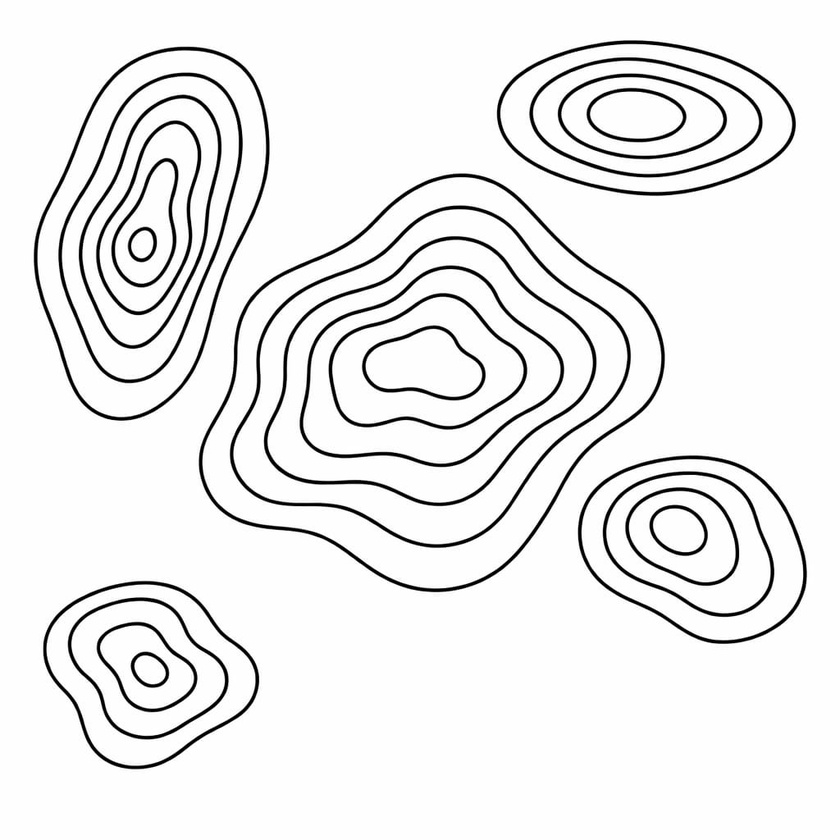
#> input picture exemplos/foto1.jpeg, 840 x 840 px, shrunk from 1024 x 1024 before the run
$ python main.py exemplos/foto1.jpeg
#> lines starting #> are read from the running program, lines starting #| are printed output that depends on the picture; after the words box and inside, x2 and y2 are one past the last pixel; in counts of white or black regions, pixels touching at a corner belong together
import cv2
import numpy as np
import argparse
import matplotlib.pyplot as plt
from stl import mesh

def is_line_dashed(contour, binary_original):
    mask = np.zeros(binary_original.shape, dtype=np.uint8)
    cv2.drawContours(mask, [contour], -1, 255, 1)
    points = np.where(mask == 255)
    line_pixels = binary_original[points]
    if len(line_pixels) == 0: return False
    return (np.count_nonzero(line_pixels) / len(line_pixels)) < 0.7

def image_to_stl(image_path, output_name, elevation_step, base_thickness, smooth, stretch, preview, valley_stretch, simplify):

#> called with image_path = 'exemplos/foto1.jpeg', output_name = 'output.stl', elevation_step = 10, base_thickness = 2, smooth = False, stretch = 1, preview = False, valley_stretch = 3
    img = cv2.imread(image_path)
#> img is the input picture: shape (840, 840, 3); min 0, max 255, mean 237.3
    if img is None: return

    h, w = img.shape[:2]
    gray = cv2.cvtColor(img, cv2.COLOR_BGR2GRAY)

    _, binary = cv2.threshold(gray, 220, 255, cv2.THRESH_BINARY_INV)
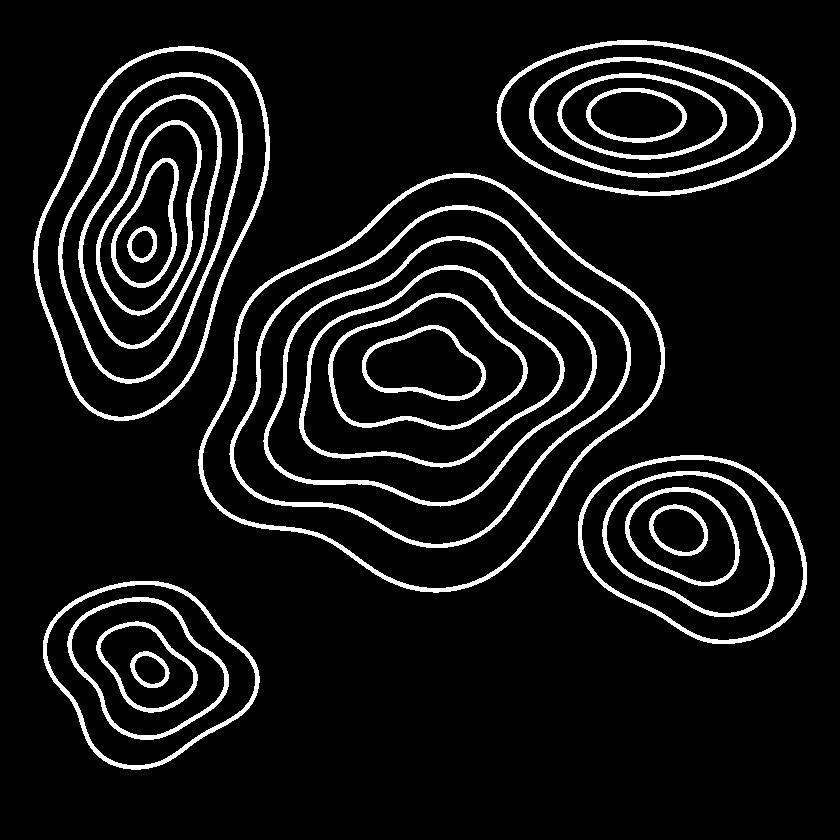
#> binary: shape (840, 840); 8.4% white; 24 white regions, largest, box (x1, y1, x2, y2) and area: (198, 173, 665, 593) 6078, (229, 205, 631, 548) 5093, (33, 46, 270, 421) 4283
    kernel = np.ones((3,3), np.uint8)
    binary_closed = cv2.dilate(binary, kernel, iterations=1)
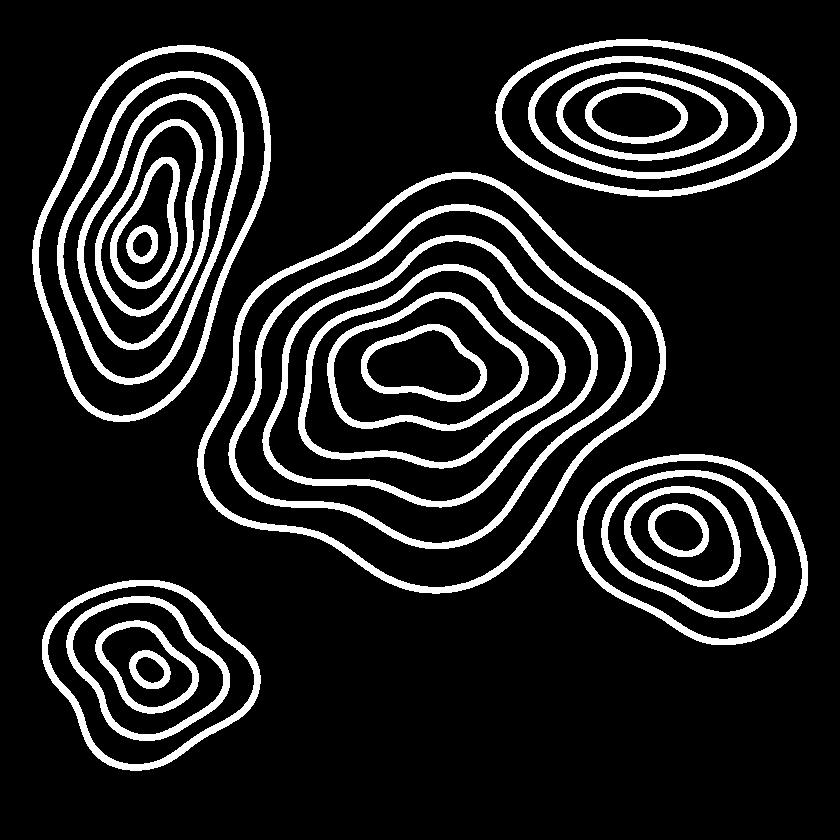
#> binary_closed: shape (840, 840); 13.2% white; 24 white regions

    contours, hierarchy = cv2.findContours(binary_closed, cv2.RETR_TREE, cv2.CHAIN_APPROX_SIMPLE)
#> contours = 48 contours; largest, box (x1, y1, x2, y2) and area: (197, 172, 666, 594) 129456, (203, 178, 661, 588) 121034, (228, 204, 632, 549) 91157, (234, 210, 627, 544) 84102, (32, 45, 271, 422) 62722

    if not contours or hierarchy is None: return

    heightmap = np.zeros((h, w), dtype=np.float32)
    img_area = h * w

    dashed_status = [is_line_dashed(cnt, binary) for cnt in contours]
#> in is_line_dashed, `line_pixels = binary_original[points]`: line_pixels = 556 values from 0 to 0
#> in is_line_dashed (call 38), `cv2.drawContours(mask, [contour], -1, 255, 1)`:
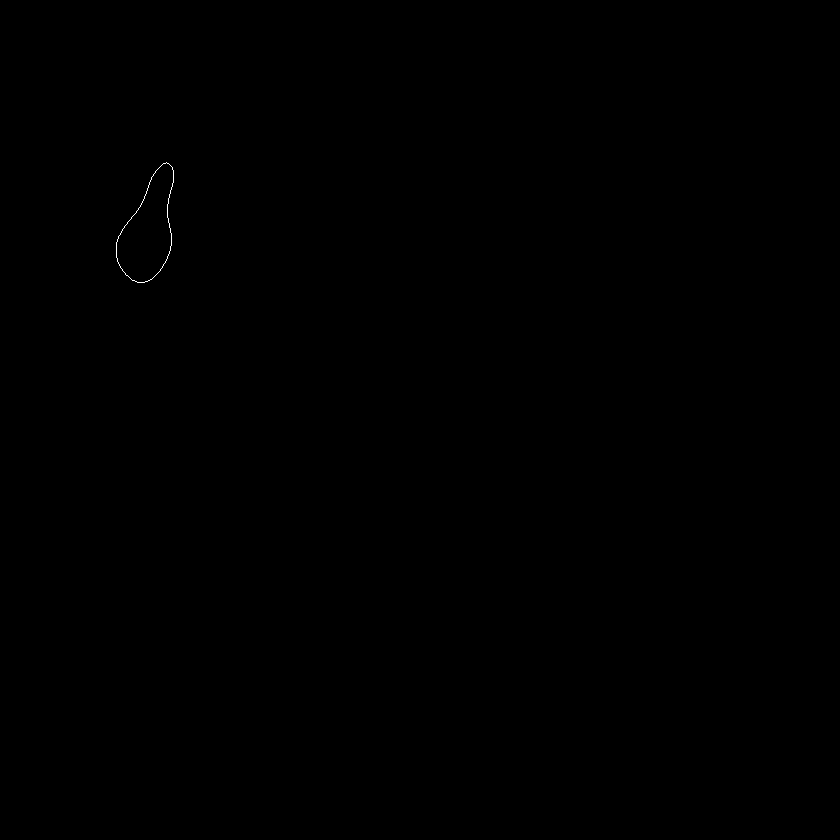
#> mask: shape (840, 840); 0.04% white in thin lines or dots, all inside (x1, y1, x2, y2) = (116, 162, 174, 283)
#> in is_line_dashed (call 38), `points = np.where(mask == 255)`: points = 258 positions, rows 162 to 282, columns 116 to 173
#> in is_line_dashed (call 38), `line_pixels = binary_original[points]`: line_pixels = 258 values from 0 to 0
#> in is_line_dashed (call 39), `cv2.drawContours(mask, [contour], -1, 255, 1)`:
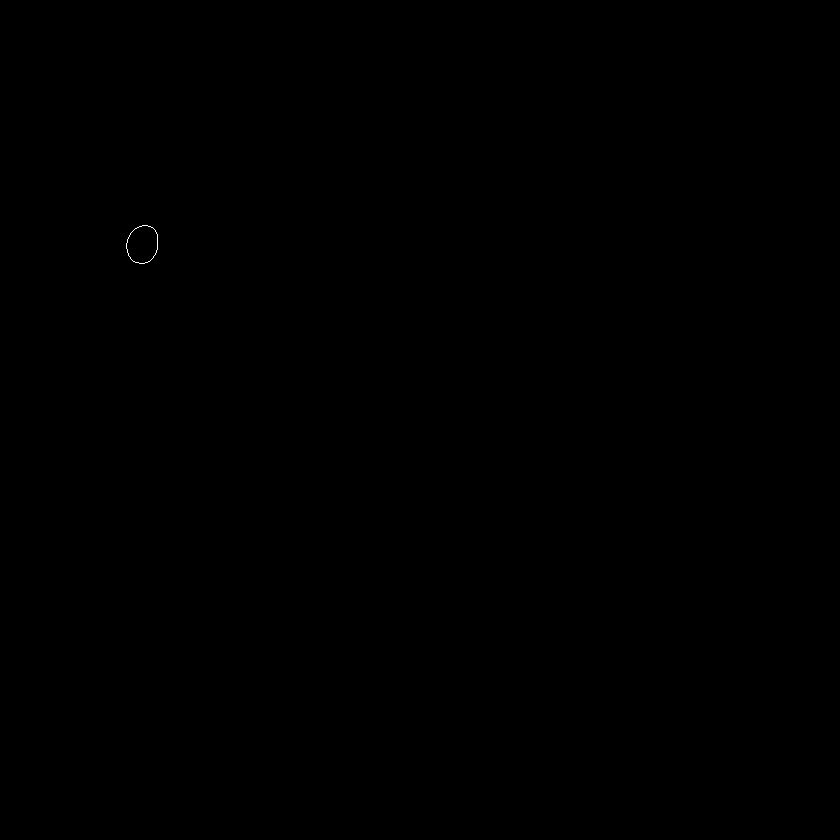
#> mask: shape (840, 840); 0.01% white in thin lines or dots, all inside (x1, y1, x2, y2) = (126, 225, 158, 264)
#> in is_line_dashed (call 39), `points = np.where(mask == 255)`: points = 100 positions, rows 225 to 263, columns 126 to 157
#> in is_line_dashed (call 39), `line_pixels = binary_original[points]`: line_pixels = 100 values from 0 to 0
#> dashed_status = 48 items, first 6: True, True, True, True, True, True

    frame_idx = -1
    for i, cnt in enumerate(contours):
        if cv2.contourArea(cnt) > (img_area * 0.90):
            frame_idx = i
            break
#> this loop made 48 passes

    contour_indices = sorted(range(len(contours)), key=lambda i: cv2.contourArea(contours[i]), reverse=True)
#> contour_indices = 48 values, max 47 at index 41, min 0 at index 15, mean 23.5

    for i in contour_indices:
        if i == frame_idx:
            continue

        mask = np.zeros((h, w), dtype=np.uint8)
        cv2.drawContours(mask, [contours[i]], -1, 255, thickness=cv2.FILLED)

        # Your working elevation logic
        delta = (elevation_step * valley_stretch) if dashed_status[i] else -elevation_step

        heightmap[mask == 255] += delta
#> this loop made 48 passes
#> i on passes 1 to 8: 16, 17, 18, 19, 28, 20, 29, 21
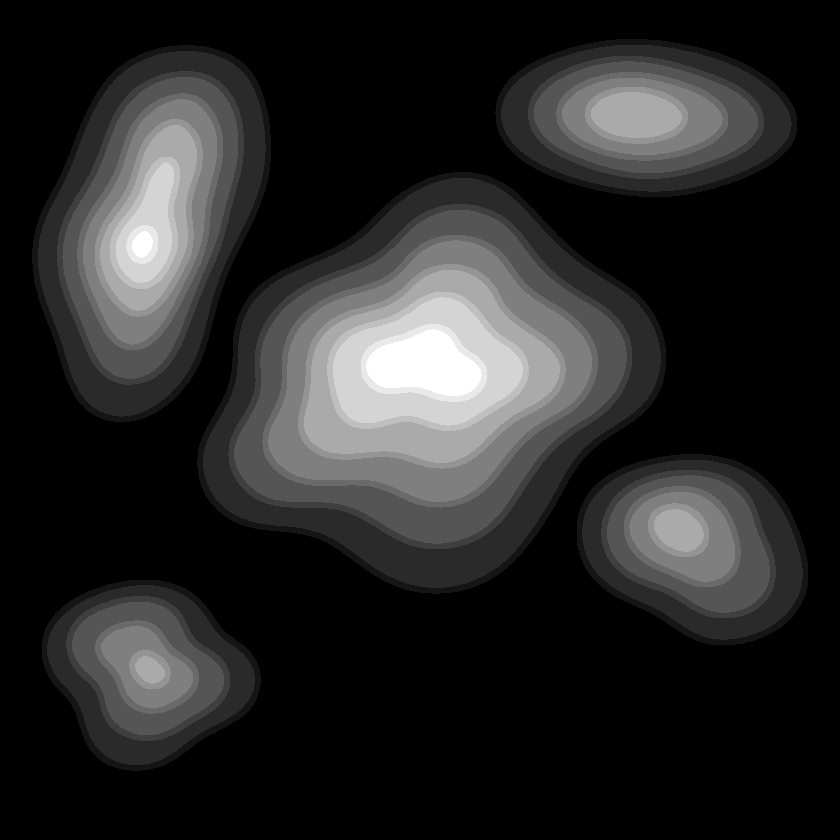
#> heightmap: shape (840, 840) float32; min 0, max 360, mean 55.4; drawn with min black and max white
#> mask: shape (840, 840); 0.06% white; 1 white region, box (x1, y1, x2, y2) and area: (132, 231, 153, 258) 413

    min_z = np.min(heightmap)
#> min_z = 0
    heightmap = (heightmap - min_z) * stretch + base_thickness

    if smooth:
        heightmap = cv2.GaussianBlur(heightmap, (21,21), 0)

    rows, cols = heightmap.shape
    # Now driven by the --simplify parameter
    grid_step = simplify
    faces = []

    for r in range(0, rows-grid_step, grid_step):
        for c in range(0, cols-grid_step, grid_step):

            p1 = [c, r, heightmap[r,c]]
            p2 = [c+grid_step, r, heightmap[r,c+grid_step]]
            p3 = [c, r+grid_step, heightmap[r+grid_step,c]]
            p4 = [c+grid_step, r+grid_step, heightmap[r+grid_step,c+grid_step]]

            faces.append([p1,p2,p3])
            faces.append([p2,p4,p3])
#> after the loop, faces = 351122 items

    bottom_z = 0

    # Side walls and bottom generation, stepping by grid_step
    for c in range(0, cols-grid_step, grid_step):
        z1 = heightmap[0,c]
        z2 = heightmap[0,c+grid_step]

        t1=[c,0,z1]
        t2=[c+grid_step,0,z2]
        b1=[c,0,bottom_z]
        b2=[c+grid_step,0,bottom_z]

        faces.append([t1,b1,t2])
        faces.append([t2,b1,b2])
#> this loop made 419 passes
#> (t1, t2) on passes 1 to 3: ([0, 0, 2], [2, 0, 2]), ([2, 0, 2], [4, 0, 2]), ([4, 0, 2], [6, 0, 2])
#> after the loop, faces = 351960 items

    for c in range(0, cols-grid_step, grid_step):
        z1 = heightmap[rows-1,c]
        z2 = heightmap[rows-1,c+grid_step]

        t1=[c,rows-1,z1]
        t2=[c+grid_step,rows-1,z2]
        b1=[c,rows-1,bottom_z]
        b2=[c+grid_step,rows-1,bottom_z]

        faces.append([t1,t2,b1])
        faces.append([t2,b2,b1])
#> this loop made 419 passes
#> (t1, t2) on passes 1 to 3: ([0, 839, 2], [2, 839, 2]), ([2, 839, 2], [4, 839, 2]), ([4, 839, 2], [6, 839, 2])

    for r in range(0, rows-grid_step, grid_step):
        z1 = heightmap[r,0]
        z2 = heightmap[r+grid_step,0]

        t1=[0,r,z1]
        t2=[0,r+grid_step,z2]
        b1=[0,r,bottom_z]
        b2=[0,r+grid_step,bottom_z]

        faces.append([t1,t2,b1])
        faces.append([t2,b2,b1])

    for r in range(0, rows-grid_step, grid_step):
        z1 = heightmap[r,cols-1]
        z2 = heightmap[r+grid_step,cols-1]

        t1=[cols-1,r,z1]
        t2=[cols-1,r+grid_step,z2]
        b1=[cols-1,r,bottom_z]
        b2=[cols-1,r+grid_step,bottom_z]

        faces.append([t1,b1,t2])
        faces.append([t2,b1,b2])

    for r in range(0, rows-grid_step, grid_step):
        for c in range(0, cols-grid_step, grid_step):

            p1=[c,r,bottom_z]
            p2=[c+grid_step,r,bottom_z]
            p3=[c,r+grid_step,bottom_z]
            p4=[c+grid_step,r+grid_step,bottom_z]

            faces.append([p1,p3,p2])
            faces.append([p2,p3,p4])

#> (the run stopped early here; a loop or call above may not have finished)

$ run again, on exemplos/foto3.jpeg
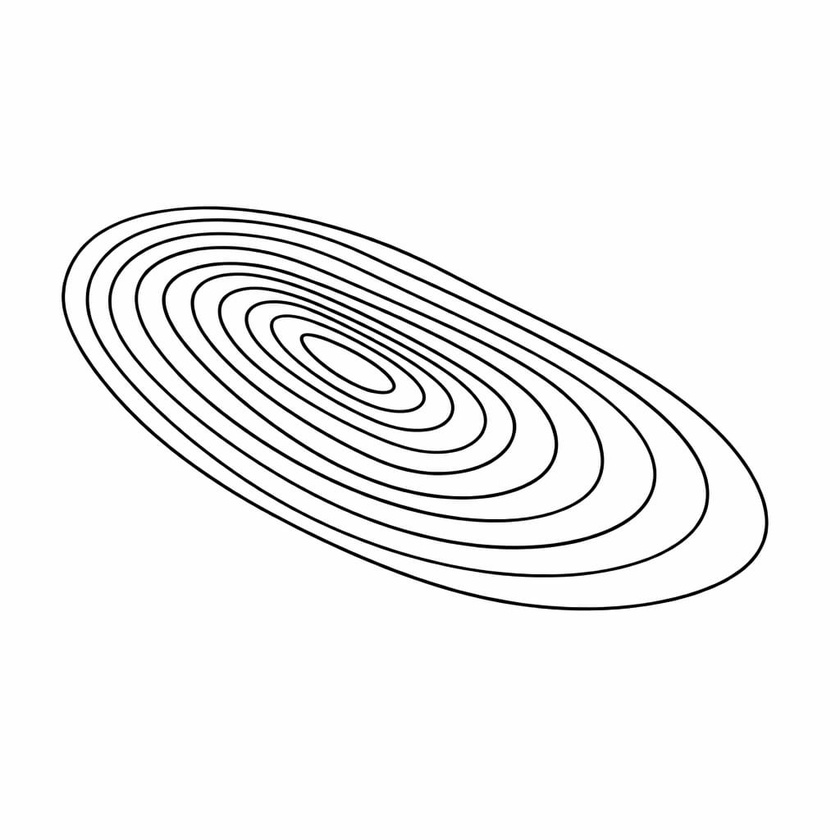
#> input picture exemplos/foto3.jpeg, 840 x 840 px, shrunk from 1024 x 1024 before the run
#> in image_to_stl, img is the input picture: shape (840, 840, 3); min 0, max 255, mean 243.1
#> in image_to_stl, `_, binary = cv2.threshold(gray, 220, 255, cv2.THRESH_BINARY_INV)`:
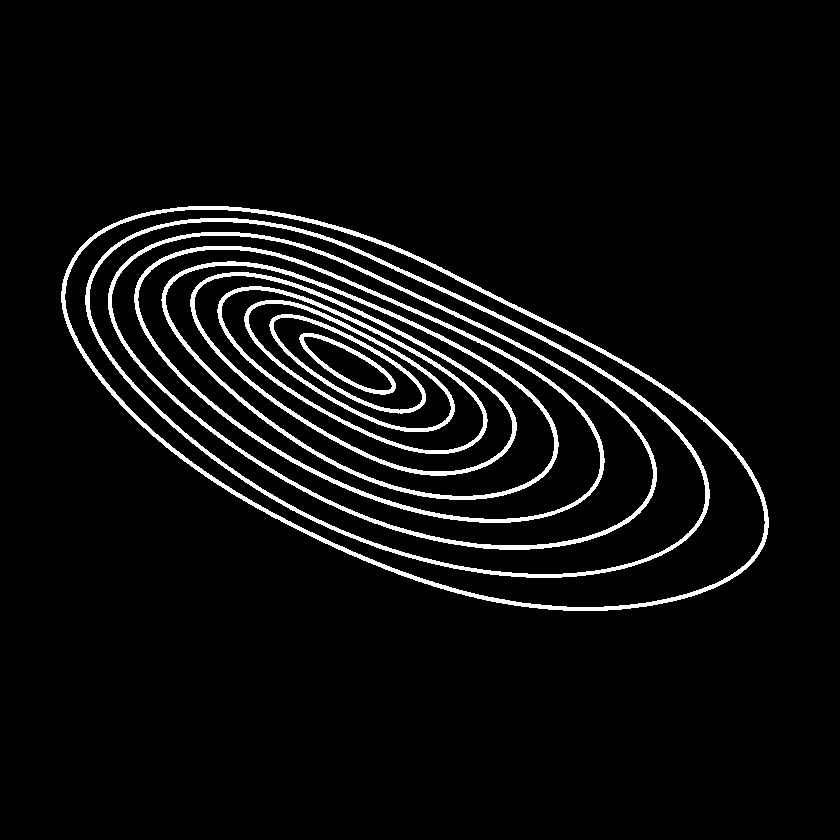
#> binary: shape (840, 840); 5.5% white; 10 white regions, largest, box (x1, y1, x2, y2) and area: (61, 206, 769, 611) 7326, (85, 218, 710, 578) 6315, (108, 232, 657, 550) 5522
#> binary_closed: shape (840, 840); 8.9% white; 9 white regions
#> contours = 36 contours, 17 with area under 20; largest, box (x1, y1, x2, y2) and area: (60, 205, 770, 612) 180516, (65, 210, 765, 607) 170320, (84, 217, 711, 579) 141504, (90, 222, 705, 574) 132647, (107, 231, 658, 551) 107896
#> line_pixels = 1567 values from 0 to 0
#> dashed_status = 36 items, first 6: True, True, True, True, True, True
#> the loop in image_to_stl, `for i, cnt in enumerate(contours):` made 36 passes
#> contour_indices = 36 values, max 35 at index 16, min 0 at index 0, mean 17.5
#> the loop in image_to_stl, `for i in contour_indices:` made 36 passes
#> i on passes 14, 15, 16, 17, 18, 19, 20, 22: 28, 29, 30, 35, 31, 32, 16, 26
#> after the loop in image_to_stl, `for i in contour_indices:`:
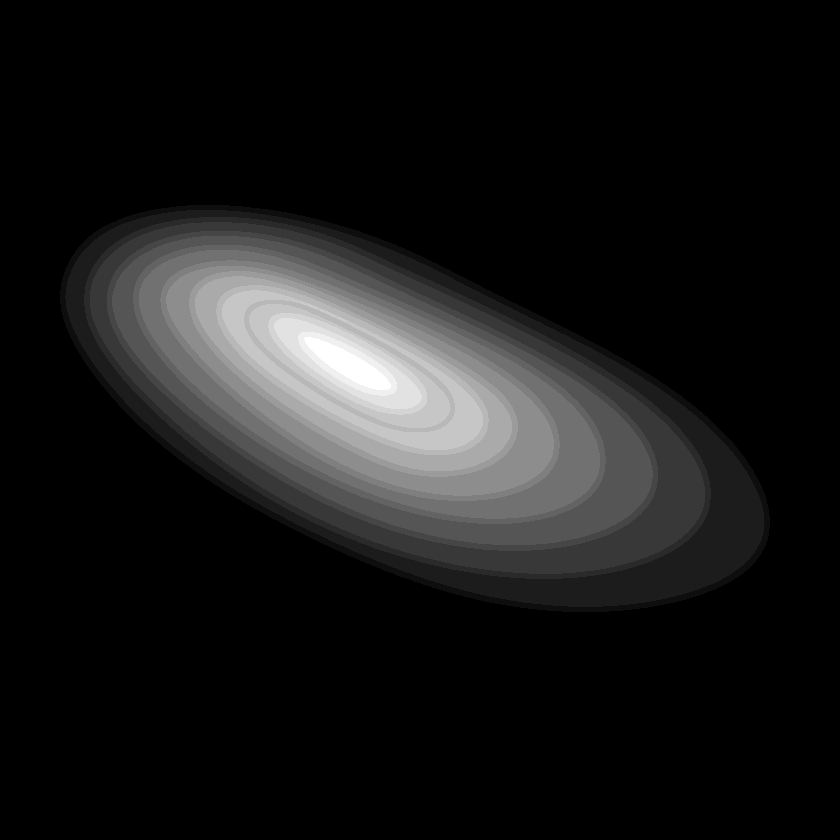
#> heightmap: shape (840, 840) float32; min 0, max 540, mean 52.4; drawn with min black and max white
#> min_z = 0
#> after the loop in image_to_stl, `for r in range(0, rows-grid_step, grid_step):`: faces = 351122 items
#> the loop in image_to_stl, `for c in range(0, cols-grid_step, grid_step):` made 419 passes
#> (t1, t2) on passes 1 to 3: ([0, 0, 2], [2, 0, 2]), ([2, 0, 2], [4, 0, 2]), ([4, 0, 2], [6, 0, 2])
#> after the loop in image_to_stl, `for c in range(0, cols-grid_step, grid_step):`: faces = 351960 items
#> the loop in image_to_stl, `for c in range(0, cols-grid_step, grid_step):` made 419 passes
#> (t1, t2) on passes 1 to 3: ([0, 839, 2], [2, 839, 2]), ([2, 839, 2], [4, 839, 2]), ([4, 839, 2], [6, 839, 2])
